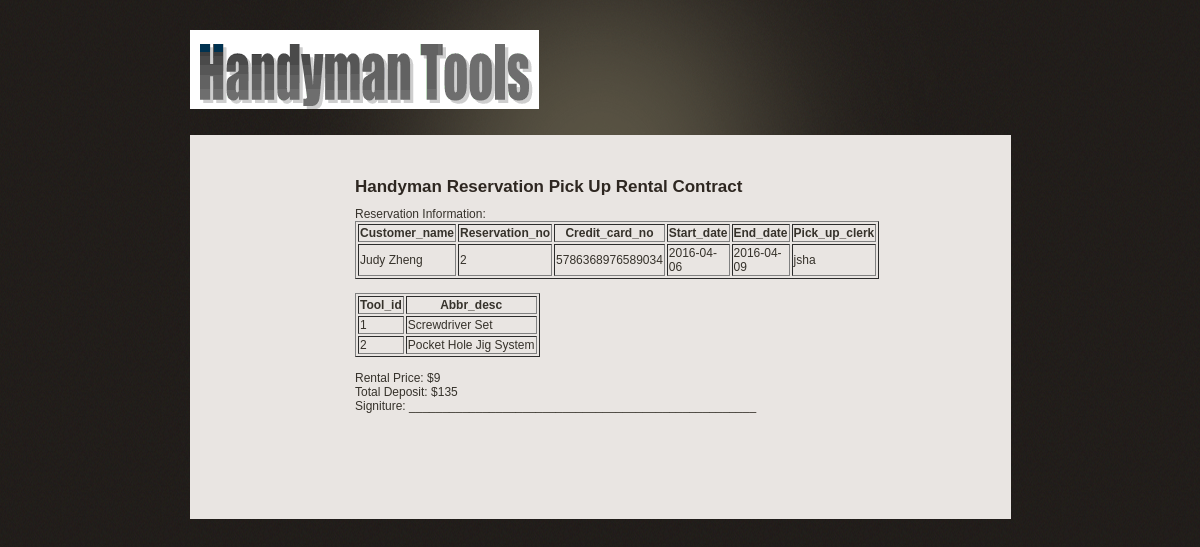
The app's page /Rental_Contract.php?Reservation_id=2 with its own data.
### tables this page shows
CREATE TABLE IF NOT EXISTS `Reservation` (
  `Reservation_no` int(11) NOT NULL,
  `Start_date` date NOT NULL,
  `End_date` date NOT NULL,
  `Credit_card_no` bigint(16) DEFAULT NULL,
  `Credit_card_exp_date` date DEFAULT NULL,
  `Customer_login` varchar(36) NOT NULL,
  `Pick_up_clerk` varchar(16) DEFAULT NULL,
  `Drop_off_clerk` varchar(16) DEFAULT NULL
);

CREATE TABLE IF NOT EXISTS `Customer` (
  `Login` varchar(36) NOT NULL,
  `Lname` varchar(40) NOT NULL,
  `Fname` varchar(25) NOT NULL,
  `Password` varchar(50) NOT NULL,
  `Address` varchar(200) NOT NULL,
  `Home_phone` varchar(10) NOT NULL,
  `Work_phone` varchar(10) DEFAULT NULL
);

CREATE TABLE IF NOT EXISTS `Tools` (
  `ID` int(11) NOT NULL,
  `Purchase_price` decimal(10,0) NOT NULL,
  `Rental_price` decimal(10,0) NOT NULL,
  `Deposit_amount` decimal(10,0) NOT NULL,
  `Abbr_desc` varchar(50) NOT NULL,
  `Full_desc` varchar(300) NOT NULL,
  `Date_sold` date DEFAULT NULL,
  `Tool_type` enum('Handy Tool','Construction Equipment','Power Tool') DEFAULT 'Handy Tool',
  `Adding_clerk` varchar(16) DEFAULT NULL,
  `Selling_clerk` varchar(16) DEFAULT NULL
);

### Rental_Contract.php (the view, shortened to what this page needs)
<!DOCTYPE html PUBLIC "-//W3C//DTD XHTML 1.0 Transitional//EN" "http://www.w3.org/TR/xhtml1/DTD/xhtml1-transitional.dtd">
<html xmlns="http://www.w3.org/1999/xhtml">
<head>
	<link rel="stylesheet" type="text/css" href="style.css" />
</head>
<body>
<div id="main_container">
	<div id="header">
	<div class="logo"><img src="images/handyman_logo.gif" border="0" alt="" title="" /></div>
</div>
<div class="center_content"><div class="text_box">
<form action='<?php echo "Pick_Up_Update_to_DB.php?Reservation_id=".$_GET['Reservation_id']; ?>' method="post">
<div class="title">Handyman Reservation Pick Up Rental Contract</div>
<?php
if (empty($_GET['Reservation_id'])) {
	$errorMsg = "Reservation ID was not passed to this page.";
} else {
    echo "Reservation Information:";
    $queryGetReservInfo = "SELECT A.*, B.Lname, B.Fname " .
                          "FROM `reservation` AS A LEFT JOIN `customer` AS B ON A.Customer_login = B.Login " .
                          "WHERE `Reservation_no` = '{$_GET['Reservation_id']}';";
    $results = mysql_query($queryGetReservInfo);
    echo "<table border=1>
        <th> Customer_name </th>
        <th> Reservation_no </th>
        <th> Credit_card_no </th>
        <th> Start_date </th>
        <th> End_date </th>
        <th> Pick_up_clerk </th>
        </tr>";
    while ($record = mysql_fetch_array($results)) {
        echo "<tr>";
        echo "<td>".$record['Fname']." ".$record['Lname']."</td>";
        echo "<td>".$record['Reservation_no']."</td>";
        echo "<td>".$record['Credit_card_no']."</td>";
        echo "<td>".$record['Start_date']."</td>";
        echo "<td>".$record['End_date']."</td>";
        echo "<td>".$record['Pick_up_clerk']."</td>";
        echo "</tr>";
    }
    echo "</table>";
    echo "<br/>\n";
    $queryGetToolInfo = "SELECT C.*, D.Abbr_desc FROM (SELECT A.*, B.Tool_id " .
                        "FROM `reservation` AS A LEFT JOIN `consist_of` AS B ON A.Reservation_no = B.Reservation_no " .
                        "WHERE A.`Reservation_no` = '{$_GET['Reservation_id']}') AS C LEFT JOIN `tools` AS D " .
                        "ON C.Tool_id = D.ID;";
    $results2 = mysql_query($queryGetToolInfo);
	echo "<table border=1>
        <th> Tool_id </th>
        <th> Abbr_desc </th>
        </tr>";
    while ($record = mysql_fetch_array($results2)) {
        echo "<tr>";
        echo "<td>".$record['Tool_id']."</td>";
        echo "<td>".$record['Abbr_desc']."</td>";
        echo "</tr>";
    }
    echo "</table>";
    echo "<br/>\n";
    $queryGetPrice = "SELECT sum(B.Deposit_amount) Deposit_amount, sum(B.Rental_price) Rental_price " .
                        "FROM `consist_of` AS A LEFT JOIN `tools` AS B ON A.Tool_id = B.ID " .
                        "WHERE A.`Reservation_no` = '{$_GET['Reservation_id']}' ";
    $results3 = mysql_query($queryGetPrice);
	while ($record3 = mysql_fetch_array($results3)) {
	    echo "Rental Price: $" . $record3['Rental_price'] . "<br/>\n";
	    echo "Total Deposit: $" . $record3['Deposit_amount'] . "<br/>\n";
	}
	echo "Signiture: ____________________________________________________";
	echo "<br/>\n";
}
?>
</div>
	<div class="clear"><br/></div>
</div>
</div></div>
</body>
</html>

### style.css (style rules this page uses)
body { background:url(images/bg.gif) repeat #000000; padding:0; font-family:arial, sans-serif; font-size:12px; margin:0px auto auto auto; color:#36322b; }
.clear { clear:both; }
#main_container { width:821px; height:auto; margin:auto; padding:0px; }
#header { width:821px; height:135px; margin:0px; padding:0px; background:url(images/header_bg.gif) no-repeat center top; }
.logo { padding:30px 0 0 0px; }
.title { width: auto; padding:2px 0 10px 0; font-size:17px; color:#2e2721; font-weight:bold; }
.center_content { width:821px; height:auto; clear:both; padding:25px 0 30px 0; background-color:#e9e5e2; }
.text_box { width:500px; height:300px; padding:15px 0 0 10px; background-position:0px 0px; margin-left: auto; margin-right: auto; }

### records on screen
reservation: Customer_login.Fname "Judy", Customer_login.Lname "Zheng", Reservation_no "2", Credit_card_no "5786368976589034", Start_date "2016-04-06", End_date "2016-04-09", Pick_up_clerk "jsha"
tools: Tool_id "1", Abbr_desc "Screwdriver Set"
tools: Tool_id "2", Abbr_desc "Pocket Hole Jig System"

### other values on screen
$record3['Rental_price'] "9"
$record3['Deposit_amount'] "135"
